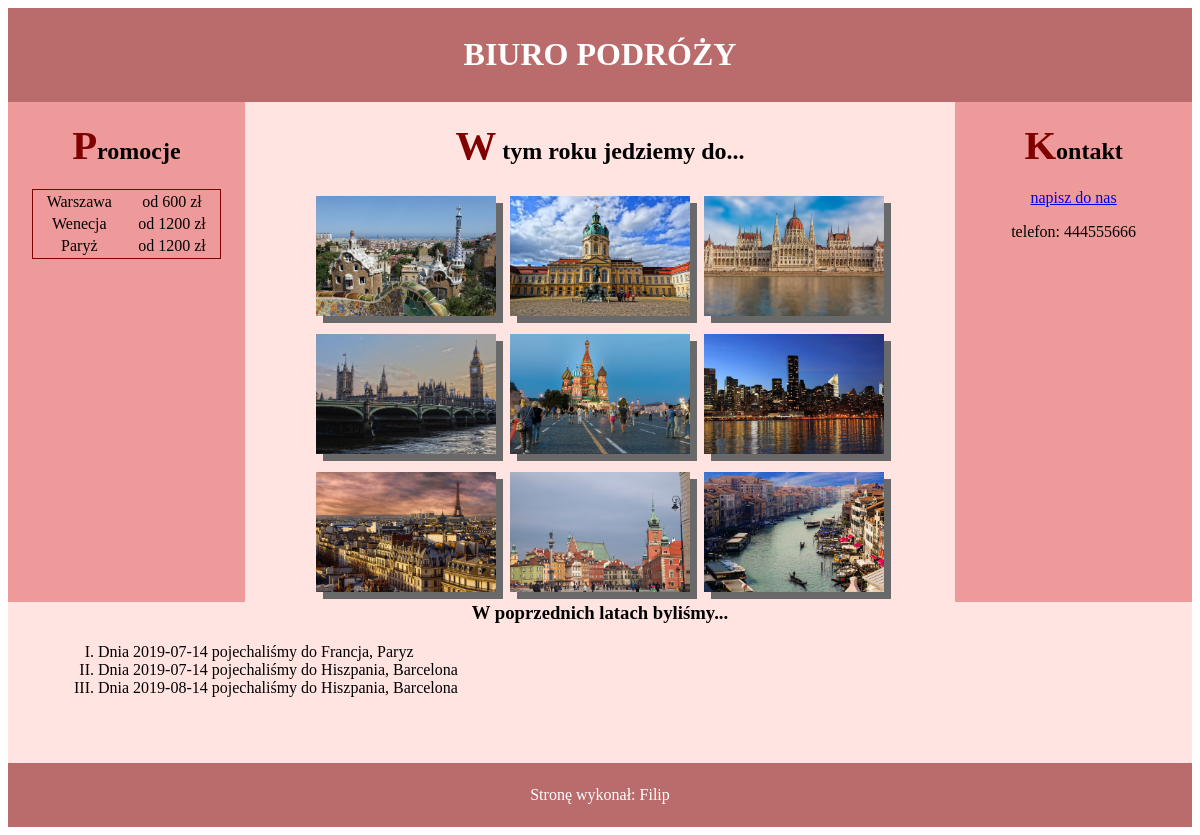
Screenshot of /zadanie24.05.2024/biuro.php with the database file from the repository.
### tables this page shows
CREATE TABLE `zdjecia` (
  `id` int(10) UNSIGNED NOT NULL,
  `nazwaPliku` text,
  `podpis` text
);

CREATE TABLE `wycieczki` (
  `id` int(10) UNSIGNED NOT NULL,
  `zdjecia_id` int(10) UNSIGNED NOT NULL,
  `dataWyjazdu` date DEFAULT NULL,
  `cel` text,
  `cena` double DEFAULT NULL,
  `dostepna` tinyint(1) DEFAULT NULL
);

### zadanie24.05.2024/biuro.php (the view, shortened to what this page needs)
<!DOCTYPE html>
<html lang="pl">
<head>
    <link rel="stylesheet" href="styl9.css">
</head>
<body>
    <header class="baner">
        <h1>BIURO PODRÓŻY</h1>
    </header>
    <main>
        <section class="lewy">
            <h2>Promocje</h2>
            <table>
                <tr>
                    <td>Warszawa</td>
                    <td>od 600 zł</td>
                </tr>
                <tr>
                    <td>Wenecja</td>
                    <td>od 1200 zł</td>
                </tr>
                <tr>
                    <td>Paryż</td>
                    <td>od 1200 zł</td>
                </tr>
            </table>
        </section>
        <section class="srodkowy">
            <h2>W tym roku jedziemy do...</h2>
            <?php
            $polaczenie = mysqli_connect("localhost", "root", "", "podroze");
            $zapytanie = "SELECT nazwaPliku, podpis FROM zdjecia ORDER BY podpis ASC;";
            $wynik = mysqli_query($polaczenie, $zapytanie);
            while ($wiersz = mysqli_fetch_array($wynik))
            {
                echo  "<img src='$wiersz[0]' alt='$wiersz[1]'>";
            }
            ?>
        </section>
        <section class="prawy">
                <h2>Kontakt</h2>
                <a href="biuro@wycieczki.pl">napisz do nas</a>
                <p>telefon: 444555666</p>
        </section>
        <section class="blokDane">
            <h3>W poprzednich latach byliśmy...</h3>
            <ol>
                <?php
                    $polaczenie2 = mysqli_connect("localhost", "root", "", "podroze");
                    $zapytanie2 = "SELECT cel, dataWyjazdu FROM wycieczki WHERE dostepna = 0;";
                    $wynik = mysqli_query($polaczenie2, $zapytanie2);
                    if(mysqli_num_rows($wynik) > 0)
                    {
                        while($wiersz2 = mysqli_fetch_array($wynik))
                        {
                            echo "<li>" ."Dnia ". $wiersz2[1] ." pojechaliśmy do ". $wiersz2[0] ."</li>";
                        }
                    }
            ?>
            </ol>
        </section>
    </main>
    <footer class="stopka">
        <p>Stronę wykonał: Filip</p>
    </footer>
</body>
</html>

### zadanie24.05.2024/styl9.css (style rules this page uses)
* { font-family: Georgia, 'Times New Roman', Times, serif; text-align: center; }
.baner, .stopka { background-color: #BA6B6C; color: white; padding: 7px; }
.lewy, .prawy { background-color: #EF9A9A; width: 20%; height: 500px; float: left; }
.srodkowy { background-color: mistyrose; width: 60%; height: 500px; float: left; }
.blokDane { background-color: mistyrose; padding: 50px; }
ol { list-style-type: upper-roman; }
li { text-align: left; }
h2::first-letter { font-size: 170%; color: maroon; }
table { margin: auto; width: 80%; border: 1px solid maroon; }
img { height: 120px; margin: 7px; box-shadow: 7px 7px dimgray; }

### rows the page displays
zdjecia: nazwaPliku (picture)
zdjecia: nazwaPliku (picture)
zdjecia: nazwaPliku (picture)
zdjecia: nazwaPliku (picture)
zdjecia: nazwaPliku (picture)
zdjecia: nazwaPliku (picture)
zdjecia: nazwaPliku (picture)
zdjecia: nazwaPliku (picture)
zdjecia: nazwaPliku (picture)
wycieczki: dataWyjazdu "2019-07-14", cel "Francja, Paryz"
wycieczki: dataWyjazdu "2019-07-14", cel "Hiszpania, Barcelona"
wycieczki: dataWyjazdu "2019-08-14", cel "Hiszpania, Barcelona"
